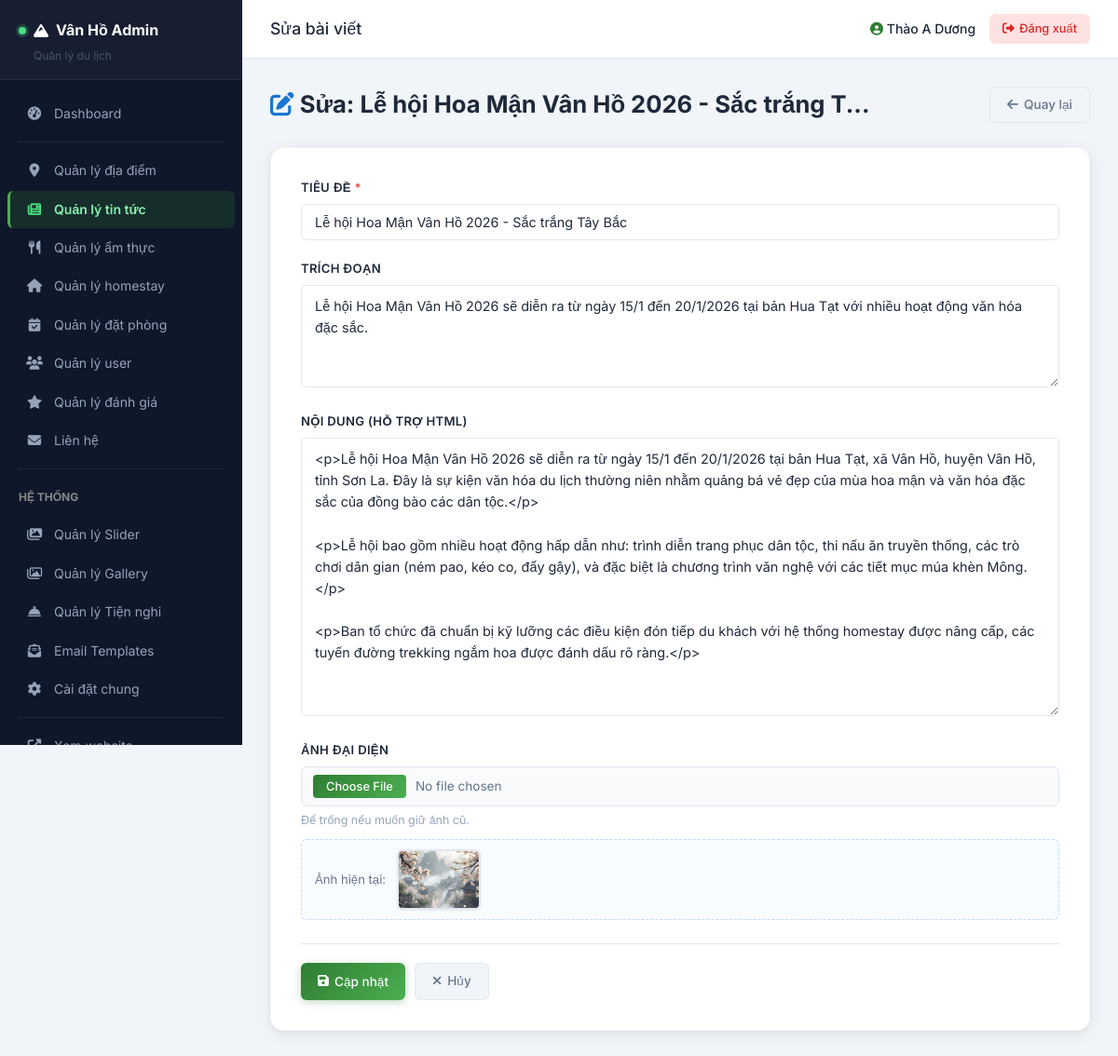
Page /admin/news/edit.php?id=1 (signed in) on the committed database.
### tables this page shows
CREATE TABLE `news` (
  `id` int(11) NOT NULL,
  `title` varchar(255) NOT NULL,
  `slug` varchar(255) DEFAULT NULL,
  `content` longtext DEFAULT NULL,
  `excerpt` text DEFAULT NULL,
  `image` varchar(255) DEFAULT NULL,
  `views` int(11) DEFAULT 0,
  `created_at` timestamp NOT NULL DEFAULT current_timestamp(),
  `updated_at` timestamp NULL DEFAULT NULL ON UPDATE current_timestamp()
);

### functions.php (called while the page is built, shortened)
<?php
function sanitize(string $data): string
{
    return htmlspecialchars(trim($data), ENT_QUOTES, 'UTF-8');
}
function getImageUrl(string $filename, string $folder = 'places'): string
{
    return UPLOADS_URL . '/' . $folder . '/' . $filename;
}
function excerpt(string $text, int $length = 150): string
{
    $text = strip_tags($text);
    return mb_substr($text, 0, $length) . '...';
}

### admin/news/edit.php (the view, shortened to what this page needs)
<?php
require_once dirname(__DIR__) . '/includes/header.php';
$id = isset($_GET['id']) ? (int)$_GET['id'] : 0;
$stmt = $pdo->prepare("SELECT * FROM news WHERE id = ?");
$stmt->execute([$id]);
$news = $stmt->fetch();
?>
<div class="content-header">
    <h1><i class="fas fa-edit" style="color:var(--admin-secondary)"></i> Sửa: <?= sanitize(excerpt($news['title'], 40)) ?></h1>
    <a href="<?= ADMIN_URL ?>/news/" class="btn-admin btn-back">
        <i class="fas fa-arrow-left"></i> Quay lại
    </a>
</div>
<div class="form-card">
    <form method="POST" action="" enctype="multipart/form-data" class="admin-form">
        <div class="form-group">
            <label for="title">Tiêu đề <span class="required">*</span></label>
            <input type="text" name="title" id="title" class="form-control" required
                value="<?= sanitize($news['title']) ?>">
        </div>
        <div class="form-group">
            <label for="excerpt">Trích đoạn</label>
            <textarea name="excerpt" id="excerpt" class="form-control" rows="3"><?= sanitize($news['excerpt'] ?? '') ?></textarea>
        </div>
        <div class="form-group">
            <label for="content">Nội dung (hỗ trợ HTML)</label>
            <textarea name="content" id="content" class="form-control" rows="12"><?= $news['content'] ?? '' ?></textarea>
        </div>
        <div class="form-group">
            <label for="image">Ảnh đại diện</label>
            <input type="file" name="image" id="image" class="form-control" accept="image/*">
            <div class="form-hint">Để trống nếu muốn giữ ảnh cũ.</div>
            <?php if (!empty($news['image'])): ?>
                <div class="current-image">
                    <span>Ảnh hiện tại:</span>
                    <img src="<?= getImageUrl($news['image'], 'news') ?>" alt="Ảnh hiện tại">
                </div>
            <?php endif; ?>
        </div>
        <div class="form-actions">
            <button type="submit" class="btn-admin btn-add">
                <i class="fas fa-save"></i> Cập nhật
            </button>
            <a href="<?= ADMIN_URL ?>/news/" class="btn-admin btn-back">
                <i class="fas fa-times"></i> Hủy
            </a>
        </div>
    </form>
</div>
<?php require_once dirname(__DIR__) . '/includes/footer.php'; ?>

### assets/css/admin.css (style rules this page uses)
:root { --admin-primary: #2E7D32; --admin-primary-dark: #1B5E20; --admin-primary-light: #4CAF50; --admin-secondary: #1976D2; --admin-secondary-light: #42A5F5; --admin-sidebar-bg: #0f172a; --admin-sidebar-hover: rgba(255,255,255,0.06); --admin-sidebar-active: rgba(46,125,50,0.22); --admin-text: #1e293b; --admin-text-light: #64748b; --admin-text-muted: #94a3b8; --admin-bg: #f1f5f9; --admin-white: #fff; --admin-border: #e2e8f0; --admin-border-light: #f1f5f9; --admin-shadow-sm: 0 1px 3px rgba(0,0,0,0.06); --admin-shadow: 0 4px 16px rgba(0,0,0,0.08), 0 1px 4px rgba(0,0,0,0.04); --admin-shadow-lg: 0 10px 40px rgba(0,0,0,0.12); --admin-radius: 10px; --admin-radius-sm: 6px; --admin-radius-lg: 14px; --admin-transition: 0.25s cubic-bezier(.4,0,.2,1); }
* { margin: 0; padding: 0; box-sizing: border-box; }
body { font-family: 'Inter', sans-serif; background: var(--admin-bg); color: var(--admin-text); line-height: 1.6; font-size: 14px; }
a { text-decoration: none; color: var(--admin-primary); }
img { max-width: 100%; height: auto; }
.content-header { display: flex; align-items: center; justify-content: space-between; margin-bottom: 25px; }
.content-header h1 { font-size: 1.6rem; color: var(--admin-text); }
.btn-admin { display: inline-flex; align-items: center; gap: 6px; padding: 8px 18px; border-radius: var(--admin-radius-sm); font-size: 0.85rem; font-weight: 500; cursor: pointer; border: none; transition: all var(--admin-transition); font-family: 'Inter', sans-serif; white-space: nowrap; }
.btn-add { background: linear-gradient(135deg, var(--admin-primary), var(--admin-primary-light)); color: #fff; box-shadow: 0 2px 8px rgba(46,125,50,0.3); }
.btn-back { background: #f1f5f9; color: var(--admin-text-light); border: 1px solid var(--admin-border); }
.form-card { background: var(--admin-white); border-radius: var(--admin-radius-lg); box-shadow: var(--admin-shadow); padding: 32px; border: 1px solid var(--admin-border-light); }
.admin-form .form-group { margin-bottom: 20px; }
.admin-form label { display: block; font-weight: 600; font-size: 0.82rem; text-transform: uppercase; letter-spacing: 0.3px; margin-bottom: 7px; color: var(--admin-text); }
.admin-form label .required { color: #e74c3c; }
.admin-form .form-control { width: 100%; padding: 10px 14px; border: 1.5px solid var(--admin-border); border-radius: var(--admin-radius-sm); font-family: 'Inter', sans-serif; font-size: 0.9rem; color: var(--admin-text); background: var(--admin-white); transition: border-color var(--admin-transition), box-shadow var(--admin-transition); }
.admin-form input[type="file"].form-control { padding: 8px 12px; background: #f8fafc; cursor: pointer; font-size: 0.85rem; color: var(--admin-text-light); }
.admin-form textarea.form-control { resize: vertical; min-height: 110px; line-height: 1.6; }
.admin-form .form-hint { font-size: 0.78rem; color: var(--admin-text-muted); margin-top: 5px; display: flex; align-items: center; gap: 4px; }
.admin-form .current-image { margin-top: 10px; display: flex; align-items: center; gap: 12px; padding: 10px 14px; background: #f8fbff; border: 1px dashed #bfdbfe; border-radius: var(--admin-radius-sm); font-size: 0.82rem; color: var(--admin-text-light); }
.admin-form .current-image img { width: 90px; height: 65px; object-fit: cover; border-radius: var(--admin-radius-sm); border: 2px solid var(--admin-border); box-shadow: var(--admin-shadow-sm); }
.form-actions { display: flex; gap: 10px; margin-top: 25px; padding-top: 20px; border-top: 1px solid var(--admin-border); }

### rows in the picture
news: title "Lễ hội Hoa Mận Vân Hồ 2026 - Sắc trắng T...", title "Lễ hội Hoa Mận Vân Hồ 2026 - Sắc trắng Tây Bắc", excerpt "Lễ hội Hoa Mận Vân Hồ 2026 sẽ diễn ra từ ngày 15/1 đến 20/1/2026 tại bản Hua Tạt với nhiều hoạt động văn hóa đặc sắc.", content "<p>Lễ hội Hoa Mận Vân Hồ 2026 sẽ diễn ra từ ngày 15/1 đến 20/1/2026 tại bản Hua Tạt, xã Vân Hồ, huyện Vân Hồ, tỉnh Sơn La. Đây là sự kiện văn hóa du lịch thường niên nhằm quảng bá vẻ đẹp của mùa hoa mận và văn hóa đặc sắc của đồng bào các dân tộc.</p> <p>Lễ hội bao gồm nhiều hoạt động hấp dẫn như: trình diễn trang phục dân tộc, thi nấu ăn truyền thống, các trò chơi dân gian (ném pao, kéo co, đẩy gậy), và đặc biệt là chương trình văn nghệ với các tiết mục múa khèn Mông.</p> <p>Ban tổ chức đã chuẩn bị kỹ lưỡng các điều kiện đón tiếp du khách với hệ thống homestay được nâng cấp, các tuyến đường trekking ngắm hoa được đánh dấu rõ ràng.</p>", image (picture)

### other values in the picture
$adminTitle "Sửa bài viết"
$_SESSION['admin_username'] "Thào A Dương"
